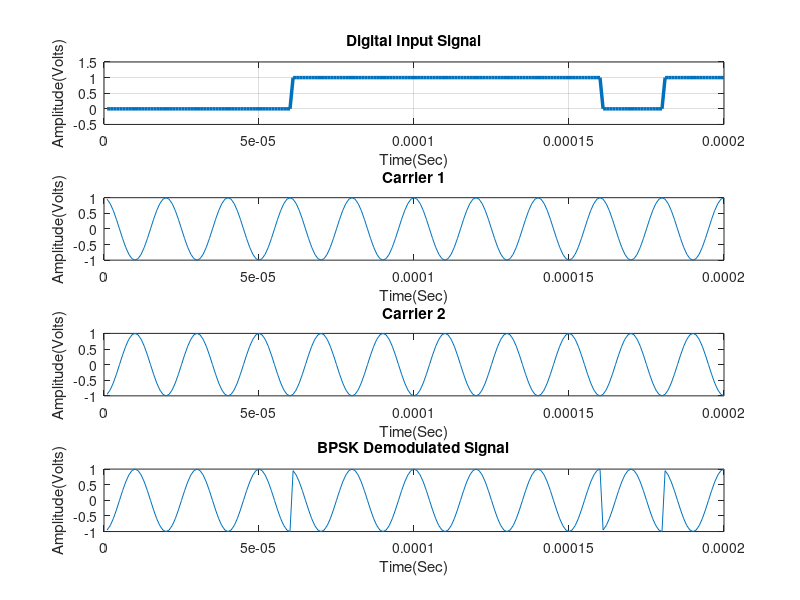

MATLAB code to generate this figure:
% <<<<<<<<<<<<<<<<<<< BPSK Modulation and Demodulation >>>>>>>>>>>>>>>>>>>
clc, clear all, close all;
% ******************* Digital/Binary input information ********************
disp('Enter Digital Input Information = '); % Binary information as stream of bits (binary signal 0 or 1)
x = randi(2, [1,10], 'int32') - 1;
N = length(x);
Tb = 0.00002;   %Data rate = 1MHz i.e., bit period (second)
disp('Binary Input Information at Transmitter: ');
disp(x);
% ************* Represent input information as digital signal *************
nb = 20;   % Digital signal per bit
digit = []; 
for n = 1:1:N    
    if x(n) == 1;   
       sig = ones(1,nb);
    else x(n) == 0;
        sig = zeros(1,nb);
    end
     digit = [digit sig];
end
t1=Tb/nb:Tb/nb:nb*N*(Tb/nb);   % Time period 
figure('Name','BPSK Modulation and Demodulation','NumberTitle','off');
subplot(4,1,1);
plot(t1,digit,'lineWidth',2.5);
grid on;
axis([0 Tb*N -0.5 1.5]);
xlabel('Time(Sec)');
ylabel('Amplitude(Volts)');
title('Digital Input Signal');
% **************************** BPSK Modulation **************************** 
Ac = 1;      % Carrier amplitude for binary input  
br = 1/Tb;    % Bit rate
N0 = 1;
Fc = br;   % Carrier frequency 
Pc1 = 0;      % Carrier phase for binary input '1'
Pc2 = pi;     % Carrier phase for binary input '0'
t2 = Tb/nb:Tb/nb:Tb;   % Signal time                 
mod = [];
for (i = 1:1:N)
    if (x(i)==1)
        y = Ac*cos(2*pi*Fc*t2+Pc1);   % Modulation signal with carrier signal 1
    else
        y = Ac*cos(2*pi*Fc*t2+Pc2);   % Modulation signal with carrier signal 2
    end
    mod=[mod y];
end
t3=Tb/nb:Tb/nb:Tb*N;   % Time period
subplot(4,1,2);
plot(t3,Ac*cos(2*pi*Fc*t3+Pc1));
xlabel('Time(Sec)');
ylabel('Amplitude(Volts)');
title('Carrier 1');
% ********************* Transmitted signal x ******************************
x = mod;
% ********************* Channel model h and w *****************************
h = 1;   % Signal fading 
w = 0;   % Noise
% ********************* Received signal y *********************************
y = h.*x + w;   % Convolution

t3=Tb/nb:Tb/nb:Tb*N;   % Time period
subplot(4,1,3);
plot(t3,Ac*cos(2*pi*Fc*t3+Pc2));
xlabel('Time(Sec)');
ylabel('Amplitude(Volts)');
title('Carrier 2');

t5=Tb/nb:Tb/nb:Tb*N;   % Time period
subplot(4,1,4)
plot(t3,y);
xlabel('Time(Sec)');
ylabel('Amplitude(Volts)');
title('BPSK Demodulated Signal');
% ************************** End of the program ***************************





